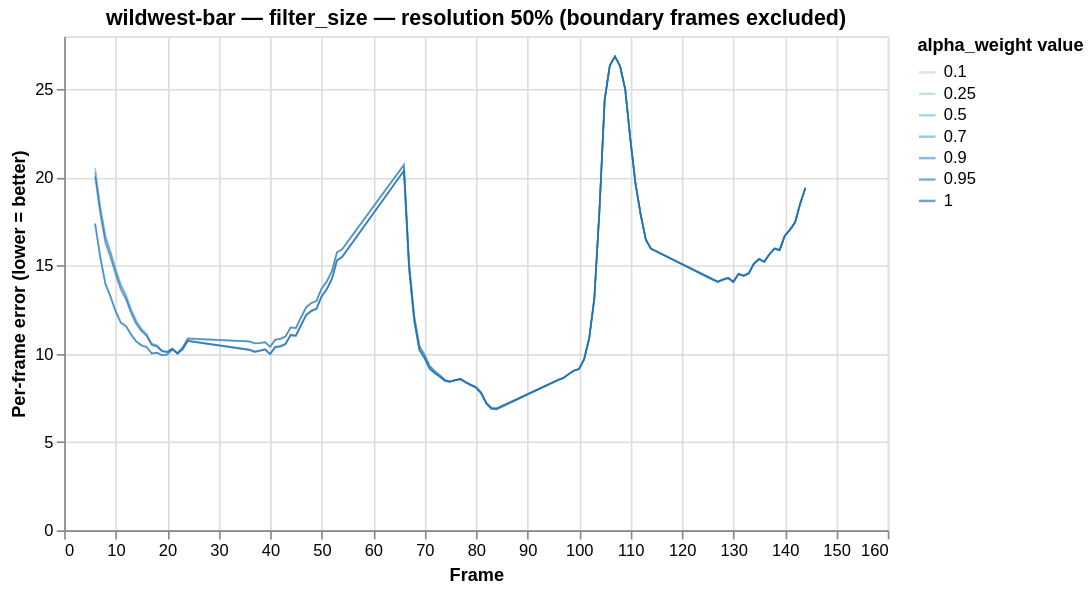

The cell this chart's notebook holds for it:
### Code cell
import json
import altair as alt
import pandas as pd

with open('../dataset.json', 'r') as f:
    raw = json.load(f)

scene = 'wildwest-bar'
res   = '50'
param = 'filter_size'

records = []
for entry in raw[scene][res][f'ref-{scene}'][param]:
    for frame_idx, error in enumerate(entry['per_frame_errors']):
        records.append({
            'frame': frame_idx,
            'error': error,
            'value': entry['value'],
        })

df_frames = pd.DataFrame(records)

# Exclude frames within 3 of a multiple of 30
df_frames = df_frames[df_frames['frame'].apply(lambda f: (f % 30) > 5 and (f % 30) < 25)]
# df_frames = df_frames[(df_frames['frame'] > 10) & (df_frames['frame'] < 140)]

alt.Chart(df_frames).mark_line(opacity=0.6, strokeWidth=1).encode(
    x=alt.X('frame:Q', title='Frame'),
    y=alt.Y('error:Q', title='Per-frame error (lower = better)'),
    color=alt.Color('value:O', title='alpha_weight value'),
    tooltip=['frame', 'error', 'value']
).properties(
    title=f'{scene} — {param} — resolution {res}% (boundary frames excluded)',
    width=500,
    height=300
)

### Figure 1 — Vega-Lite specification as saved in the notebook (floating-point values rounded to 4 significant figures; data arrays with more than 128 entries replaced by an {"elided": "..."} marker saying what was removed)
{"config": {"view": {"continuousWidth": 300, "continuousHeight": 300}}, "data": {"name": "data-b48857c5fc94d9af04c1f443629ee11e"}, "mark": {"type": "line", "opacity": 0.6, "strokeWidth": 1}, "encoding": {"color": {"field": "value", "title": "alpha_weight value", "type": "ordinal"}, "tooltip": [{"field": "frame", "type": "quantitative"}, {"field": "error", "type": "quantitative"}, {"field": "value", "type": "quantitative"}], "x": {"field": "frame", "title": "Frame", "type": "quantitative"}, "y": {"field": "error", "title": "Per-frame error (lower = better)", "type": "quantitative"}}, "height": 300, "title": "wildwest-bar — filter_size — resolution 50% (boundary frames excluded)", "width": 500, "$schema": "https://vega.github.io/schema/vega-lite/v6.1.0.json", "datasets": {"data-b48857c5fc94d9af04c1f443629ee11e": {"elided": "665 records"}}}
